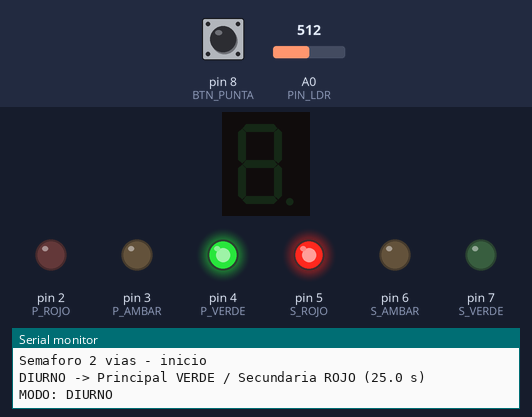
This sketch was run on a simulated Arduino Uno, built with avr-gcc and run on an emulated ATmega328P. On the bench: 1-digit seven-segment display, output pins drawn as LEDs (lit = HIGH), the last lines printed to the serial monitor. Wiring (inferred from the names in the program): 1-digit 7-segment display, segments lit when HIGH: segments pin 9, pin 10, pin 11, pin 12, pin 13, A1, A2. Dashed ring = blinking. The inputs (shaded band) are chosen by the test bench; at power-on: A0 (PIN_LDR) = 512, pin 8 (BTN_PUNTA) HIGH. The segment pins are drawn as the display they are named for; pins used as bus, display or sensor lines are not drawn.

Above: at 1.2 s.
1.3 s: A0 (PIN_LDR) set to 892
2.8 s: A0 (PIN_LDR) set to 916
At 3.04 s:
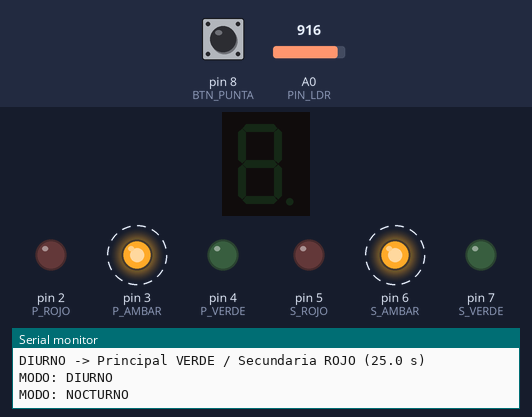
5.8 s: A0 (PIN_LDR) set to 815
8.8 s: A0 (PIN_LDR) set to 789
At 30.6 s:
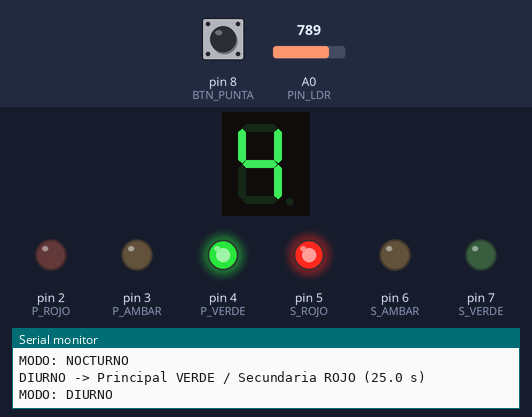
Timing chart, 0 to 32.1 s (numbered marks = the images above; inputs shaded):
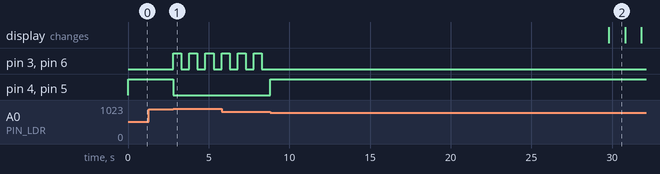

The sketch:

Pregunta3_Semaforo.ino
```cpp
/*
 * EXAMEN UNIDAD II (version B) - ARQUITECTURA DE COMPUTADORAS - Pregunta 3
 * Semaforo para una interseccion de 2 vias (Principal y Secundaria).
 *
 * Conexiones (Arduino Uno / PICSimLab):
 *   Via Principal  : ROJO = D2, AMBAR = D3, VERDE = D4
 *   Via Secundaria : ROJO = D5, AMBAR = D6, VERDE = D7
 *   Pulsador HORA PUNTA : D8 (INPUT_PULLUP, activo en LOW) -> cada pulsacion
 *                         activa / desactiva el modo hora punta
 *   LDR (hora del dia)  : A0 (valor ALTO = oscuro)
 *   Display 7 segmentos (catodo comun, activo en HIGH):
 *        a = D9, b = D10, c = D11, d = D12, e = D13, f = A1, g = A2
 *   Terminal virtual (IO Virtual Term): RX/TX del Arduino (D0/D1) a 9600 baudios
 *
 * Modos:
 *   DIURNO     : verde 25 s, ambar 3 s. Mientras una via esta en verde+ambar,
 *                la otra esta en rojo.
 *   HORA PUNTA : el verde aumenta 50 % (37,5 s). Se aplica desde el siguiente verde.
 *   NOCTURNO   : con casi total oscuridad se cancela el ciclo y el ambar de
 *                ambos semaforos parpadea cada 0,5 s hasta que vuelva la luz.
 *   El display muestra solo 4, 3, 2, 1 en los ultimos 4 segundos de cada estado.
 */

// ---------------- Pines ----------------
const int P_ROJO = 2, P_AMBAR = 3, P_VERDE = 4;
const int S_ROJO = 5, S_AMBAR = 6, S_VERDE = 7;
const int BTN_PUNTA = 8;
const int PIN_LDR = A0;
const int SEG[7] = {9, 10, 11, 12, 13, A1, A2};   // a, b, c, d, e, f, g

// ---------------- Tiempos (ms) ----------------
const unsigned long T_VERDE       = 25000UL;
const unsigned long T_VERDE_PUNTA = 37500UL;   // 25 s + 50 %
const unsigned long T_AMBAR       = 3000UL;
const unsigned long T_PARPADEO    = 500UL;

// ---------------- Umbrales LDR ----------------
const int UMBRAL_NOCHE = 900;   // casi total oscuridad
const int UMBRAL_DIA   = 800;   // histeresis para volver a dia

// Segmentos a..g para los digitos 0..9 (bit0 = a ... bit6 = g)
const byte DIGITOS[10] = {
  0b0111111, 0b0000110, 0b1011011, 0b1001111, 0b1100110,
  0b1101101, 0b1111101, 0b0000111, 0b1111111, 0b1101111
};

enum Fase { P_VERDE_FASE, P_AMBAR_FASE, S_VERDE_FASE, S_AMBAR_FASE };
enum Modo { DIURNO, HORA_PUNTA, NOCTURNO };

Fase fase = P_VERDE_FASE;
unsigned long inicioFase = 0;
unsigned long duracionFase = T_VERDE;

bool horaPunta = false;
bool noche = false;
Modo modoImpreso = NOCTURNO;     // fuerza la primera impresion
bool primeraVez = true;

bool btnAnterior = HIGH;
unsigned long tBoton = 0;

bool ambarEncendido = false;
unsigned long tParpadeo = 0;

void setup() {
  int salidas[] = {P_ROJO, P_AMBAR, P_VERDE, S_ROJO, S_AMBAR, S_VERDE};
  for (int i = 0; i < 6; i++) pinMode(salidas[i], OUTPUT);
  for (int i = 0; i < 7; i++) pinMode(SEG[i], OUTPUT);
  pinMode(BTN_PUNTA, INPUT_PULLUP);

  Serial.begin(9600);
  Serial.println("Semaforo 2 vias - inicio");
  iniciarFase(P_VERDE_FASE);
}

void loop() {
  leerBoton();
  leerLuz();
  imprimirModo();

  if (noche) {
    modoNocturno();
  } else {
    cicloNormal();
  }
}

// ======================= Entradas =======================
void leerBoton() {
  bool lectura = digitalRead(BTN_PUNTA);
  if (lectura != btnAnterior && millis() - tBoton > 50) {   // antirrebote
    tBoton = millis();
    btnAnterior = lectura;
    if (lectura == LOW) {               // flanco de bajada = pulsacion
      horaPunta = !horaPunta;
    }
  }
}

void leerLuz() {
  int luz = analogRead(PIN_LDR);
  if (!noche && luz > UMBRAL_NOCHE) {
    noche = true;
    tParpadeo = millis() - T_PARPADEO;
    ambarEncendido = false;
  } else if (noche && luz < UMBRAL_DIA) {
    noche = false;
    iniciarFase(P_VERDE_FASE);          // al volver el dia se reinicia el ciclo
  }
}

Modo modoActual() {
  if (noche) return NOCTURNO;
  return horaPunta ? HORA_PUNTA : DIURNO;
}

const char* nombreModo(Modo m) {
  switch (m) {
    case HORA_PUNTA: return "HORA PUNTA";
    case NOCTURNO:   return "NOCTURNO";
    default:         return "DIURNO";
  }
}

// Imprime el modo en la terminal virtual cada vez que cambia
void imprimirModo() {
  Modo m = modoActual();
  if (m != modoImpreso || primeraVez) {
    modoImpreso = m;
    primeraVez = false;
    Serial.print("MODO: ");
    Serial.println(nombreModo(m));
  }
}

// ======================= Ciclo normal =======================
void iniciarFase(Fase f) {
  fase = f;
  inicioFase = millis();
  if (f == P_VERDE_FASE || f == S_VERDE_FASE) {
    duracionFase = horaPunta ? T_VERDE_PUNTA : T_VERDE;
  } else {
    duracionFase = T_AMBAR;
  }

  // Luces de cada fase
  apagarLuces();
  switch (f) {
    case P_VERDE_FASE: digitalWrite(P_VERDE, HIGH); digitalWrite(S_ROJO, HIGH); break;
    case P_AMBAR_FASE: digitalWrite(P_AMBAR, HIGH); digitalWrite(S_ROJO, HIGH); break;
    case S_VERDE_FASE: digitalWrite(P_ROJO, HIGH);  digitalWrite(S_VERDE, HIGH); break;
    case S_AMBAR_FASE: digitalWrite(P_ROJO, HIGH);  digitalWrite(S_AMBAR, HIGH); break;
  }

  const char* textos[] = {"Principal VERDE / Secundaria ROJO", "Principal AMBAR / Secundaria ROJO",
                          "Principal ROJO / Secundaria VERDE", "Principal ROJO / Secundaria AMBAR"};
  Serial.print(nombreModo(modoActual()));
  Serial.print(" -> ");
  Serial.print(textos[f]);
  Serial.print(" (");
  Serial.print(duracionFase / 1000.0, 1);
  Serial.println(" s)");
}

void cicloNormal() {
  unsigned long transcurrido = millis() - inicioFase;

  if (transcurrido >= duracionFase) {
    iniciarFase((Fase)((fase + 1) % 4));
    transcurrido = 0;
  }

  // Cuenta regresiva: solo los 4 ultimos segundos
  unsigned long restante = duracionFase - transcurrido;
  int segundos = (restante + 999) / 1000;        // redondeo hacia arriba
  if (segundos >= 1 && segundos <= 4) mostrarDigito(segundos);
  else apagarDisplay();
}

// ======================= Modo nocturno =======================
void modoNocturno() {
  if (millis() - tParpadeo >= T_PARPADEO) {
    tParpadeo = millis();
    ambarEncendido = !ambarEncendido;
    apagarLuces();
    digitalWrite(P_AMBAR, ambarEncendido ? HIGH : LOW);
    digitalWrite(S_AMBAR, ambarEncendido ? HIGH : LOW);
    apagarDisplay();
  }
}

// ======================= Salidas =======================
void apagarLuces() {
  digitalWrite(P_ROJO, LOW);  digitalWrite(P_AMBAR, LOW); digitalWrite(P_VERDE, LOW);
  digitalWrite(S_ROJO, LOW);  digitalWrite(S_AMBAR, LOW); digitalWrite(S_VERDE, LOW);
}

void mostrarDigito(int n) {
  for (int i = 0; i < 7; i++) digitalWrite(SEG[i], bitRead(DIGITOS[n], i) ? HIGH : LOW);
}

void apagarDisplay() {
  for (int i = 0; i < 7; i++) digitalWrite(SEG[i], LOW);
}
```

Measured:
- the behaviour switches between 900 and 901 on A0 (PIN_LDR) (found by bisection; images 0 and 1)
- the behaviour switches between 800 and 799 on A0 (PIN_LDR) (found by bisection; images 1 and 2)
- after the input at 1.3 s, every drawn part: stays the same
- after the input at 2.8 s, pin 3 (P_AMBAR), pin 6 (S_AMBAR): alternates HIGH for 0.50 s and LOW for 0.50 s, starting at once; pin 4 (P_VERDE), pin 5 (S_ROJO): HIGH → LOW at once
- after the input at 8.8 s, pin 3 (P_AMBAR), pin 6 (S_AMBAR): stops changing and stays LOW; pin 4 (P_VERDE), pin 5 (S_ROJO): LOW → HIGH at once; the display: changes after 21.0 s (image 2)
- what the display in image 2 shows lasts 1.0 s, from 29.8 s to 30.8 s
